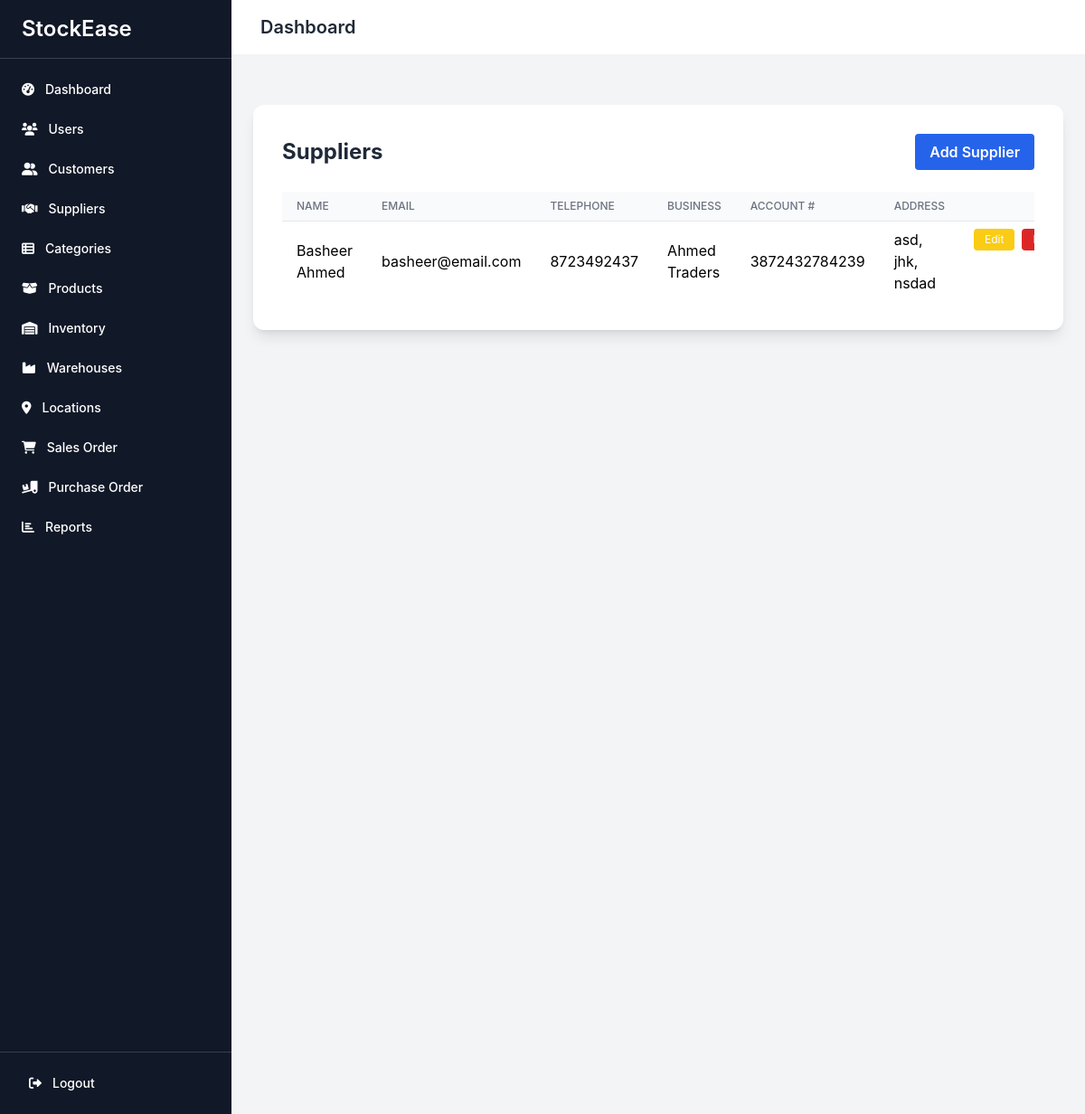
The app's page /suppliers/ (signed in) with its own data.
### core/models.py (models this page shows, shortened)
class Supplier(models.Model):
    first_name = models.CharField(max_length=255)
    last_name = models.CharField(max_length=255)
    email = models.EmailField(max_length=255, unique=True)
    address_street = models.CharField(max_length=255)
    address_city = models.CharField(max_length=255)
    address_postcode = models.CharField(max_length=20)
    telephone = models.CharField(max_length=11)
    businessName = models.CharField(max_length=255)
    accountNumber = models.CharField(max_length=100)

### core/views.py (the view)
# urls.py: path('suppliers/', views.supplier_list, name='supplier_list'),
@login_required
@user_passes_test(is_admin)
def supplier_list(request):
    suppliers = Supplier.objects.all()
    return render(request, 'core/supplier_list.html', {'suppliers': suppliers})

### core/views.py (called while the page is built)
def is_admin(user):
    return user.is_authenticated and user.role == 'administrator'

### core/templates/core/supplier_list.html
{% extends 'core/base.html' %}
{% block content %}
<div class="min-h-screen bg-gray-100 py-8">
  <div class="max-w-4xl mx-auto bg-white rounded-xl shadow-lg p-8">
    <div class="flex justify-between items-center mb-6">
      <h2 class="text-2xl font-bold text-gray-800">Suppliers</h2>
      <a href="{% url 'supplier_create' %}" class="px-4 py-2 bg-blue-600 hover:bg-blue-700 text-white font-semibold rounded transition">Add Supplier</a>
    </div>
    <div class="overflow-x-auto">
      <table class="min-w-full divide-y divide-gray-200">
        <thead class="bg-gray-50">
          <tr>
            <th class="px-4 py-2 text-left text-xs font-medium text-gray-500 uppercase">Name</th>
            <th class="px-4 py-2 text-left text-xs font-medium text-gray-500 uppercase">Email</th>
            <th class="px-4 py-2 text-left text-xs font-medium text-gray-500 uppercase">Telephone</th>
            <th class="px-4 py-2 text-left text-xs font-medium text-gray-500 uppercase">Business</th>
            <th class="px-4 py-2 text-left text-xs font-medium text-gray-500 uppercase">Account #</th>
            <th class="px-4 py-2 text-left text-xs font-medium text-gray-500 uppercase">Address</th>
            <th class="px-4 py-2"></th>
          </tr>
        </thead>
        <tbody class="bg-white divide-y divide-gray-200">
          {% for supplier in suppliers %}
          <tr>
            <td class="px-4 py-2">{{ supplier.first_name }} {{ supplier.last_name }}</td>
            <td class="px-4 py-2">{{ supplier.email }}</td>
            <td class="px-4 py-2">{{ supplier.telephone }}</td>
            <td class="px-4 py-2">{{ supplier.businessName }}</td>
            <td class="px-4 py-2">{{ supplier.accountNumber }}</td>
            <td class="px-4 py-2">{{ supplier.address_street }}, {{ supplier.address_city }}, {{ supplier.address_postcode }}</td>
            <td class="px-4 py-2 flex gap-2">
              <a href="{% url 'supplier_update' supplier.pk %}" class="px-3 py-1 bg-yellow-400 hover:bg-yellow-500 text-white rounded text-xs">Edit</a>
              <a href="{% url 'supplier_delete' supplier.pk %}" class="px-3 py-1 bg-red-600 hover:bg-red-700 text-white rounded text-xs">Delete</a>
            </td>
          </tr>
          {% empty %}
          <tr><td colspan="7" class="text-center py-4 text-gray-500">No suppliers found.</td></tr>
          {% endfor %}
        </tbody>
      </table>
    </div>
  </div>
</div>
{% endblock %}

### records on screen
Supplier: first_name "Basheer", last_name "Ahmed", email "basheer@email.com", telephone "8723492437", businessName "Ahmed Traders", accountNumber "3872432784239", address_street "asd", address_city "jhk", address_postcode "nsdad"
